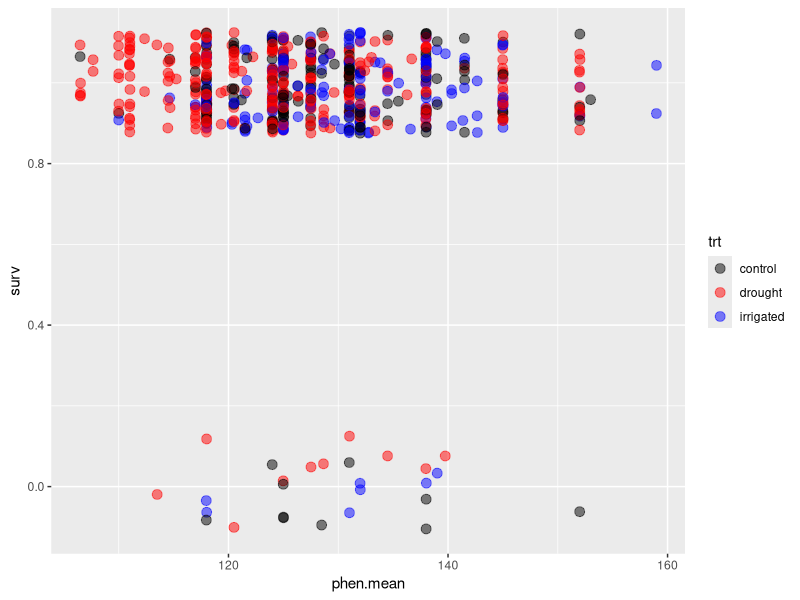
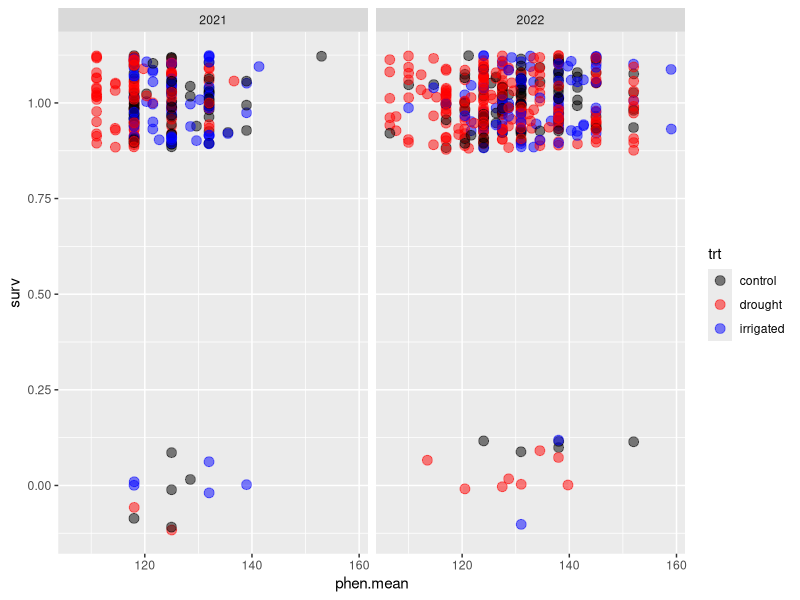
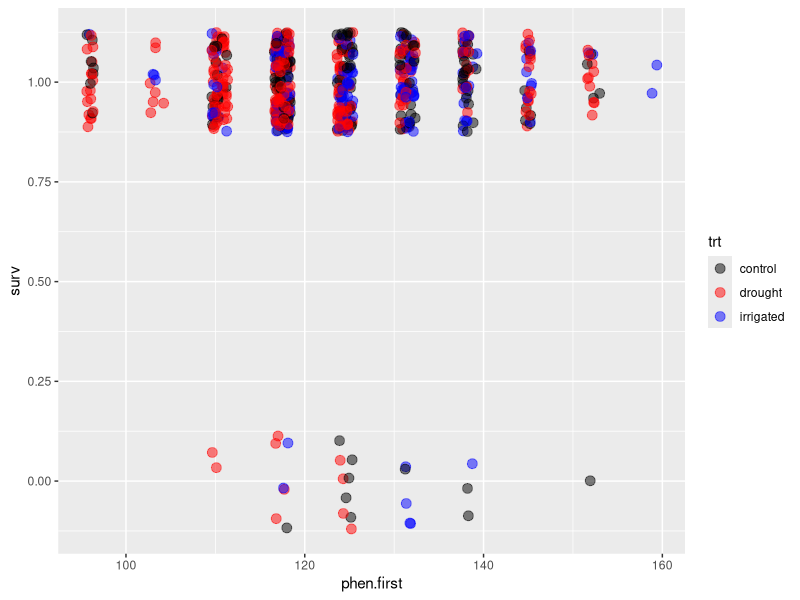
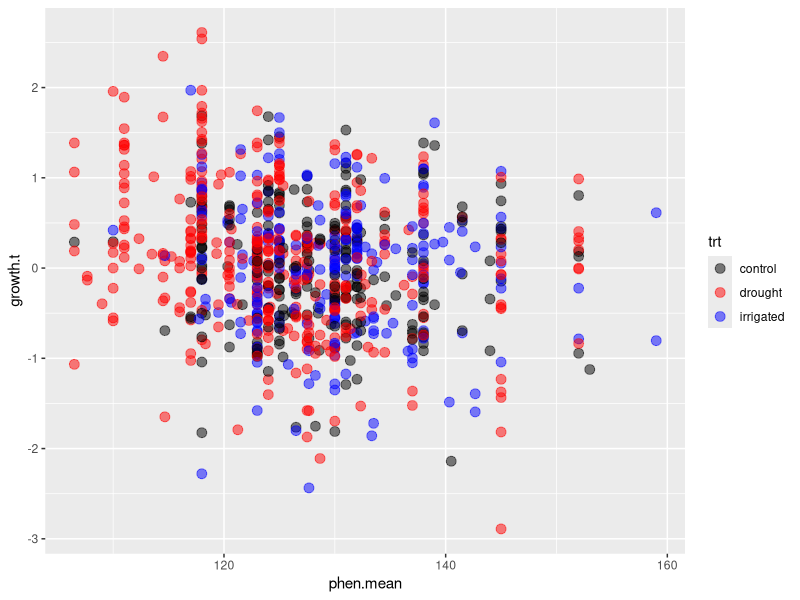
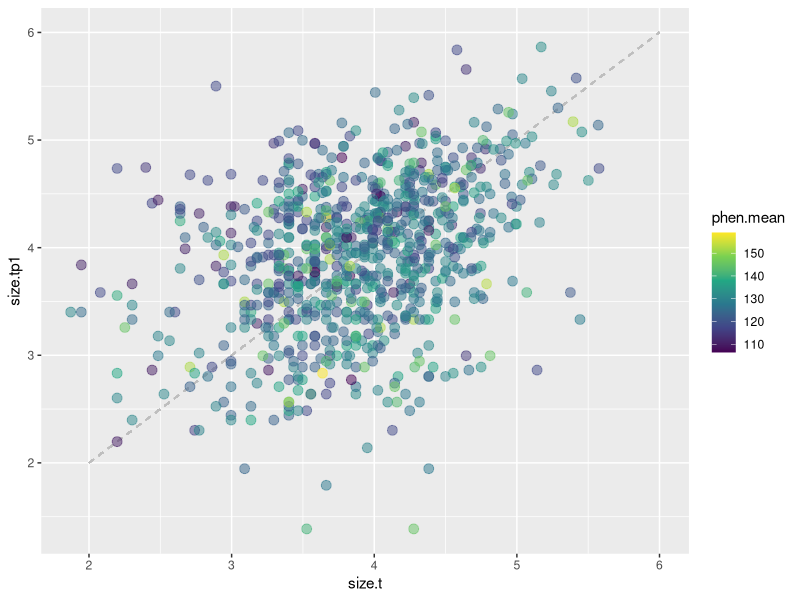
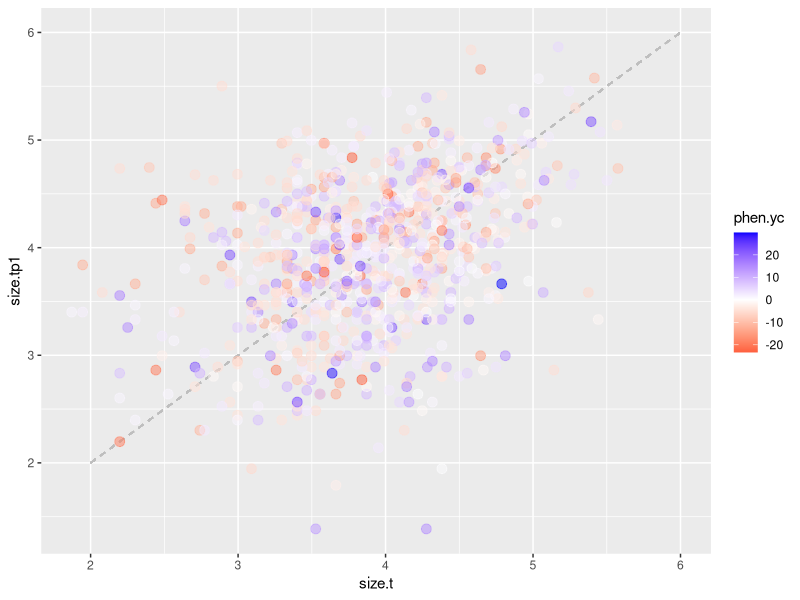
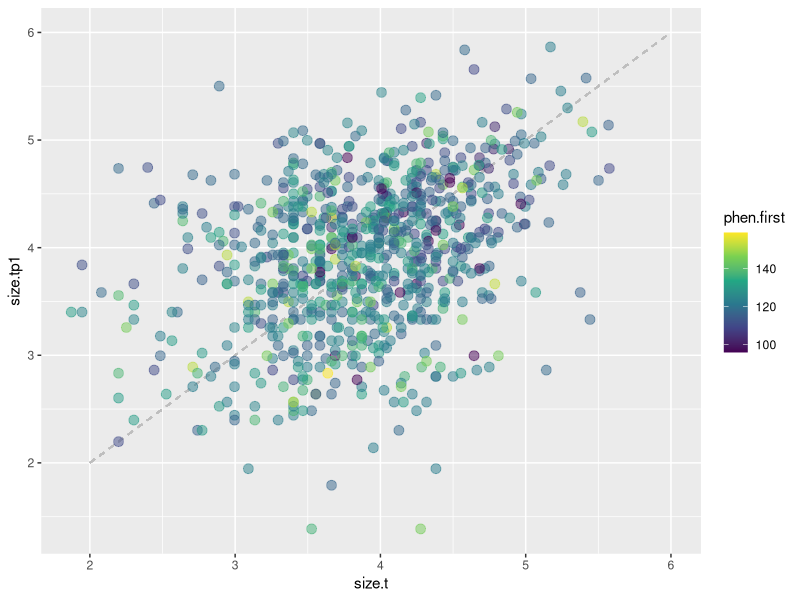
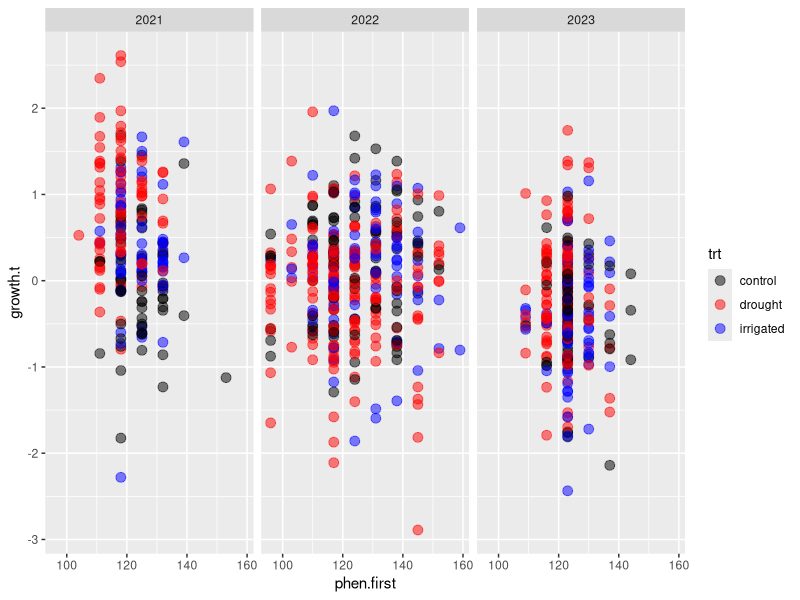

Write R code to recreate these figures, in order.
# Script testing for trade-offs in phenology
# - Effects on subsq year's survival
# - Effects on subsq year's growth
# - Effects on subsq year's flowering, seed set

# ---------------------------------------------
# Setup, data processing, etc.

library(ggplot2)
library(dplyr)
library(tidyr)
library(glmmTMB)

rm(list = ls())

# Read in data
all.data = read.csv('01_data_cleaning/out/demo_phen_seed_2016-2024_final.csv') %>%
  # Merge in treatment levels
  merge(read.csv('00_raw_data/plot_treatments.csv'), by.x = 'Plot', by.y = 'plot') %>%
  # We will only have records in 2021 or later
  filter(Year > 2020) %>%
  # Want only one record per plant
  distinct(plantid, Year, .keep_all = TRUE)

head(all.data)
nrow(all.data)

# Scrape out mean budding dates
phen = all.data %>%
  filter(in.phen) %>%
  separate_wider_delim(phen.julis, names = paste0('uu', 1:12), delim = ';', too_few = 'align_start') %>%
  pivot_longer(starts_with('uu'), names_to = 'umbel.number', values_to = 'phen.julian') %>%
  filter(!is.na(phen.julian)) %>%
  mutate(phen.julian = as.numeric(gsub('\\s', '', phen.julian))) %>%
  group_by(plantid, Year, No.leaves, Leaf.length, phen.umbels) %>%
  summarise(
    phen.mean = mean(phen.julian),
    # analysis of sd - probably will want bessel correction
    phen.sd = sd(phen.julian),
    # absolute first date of budding
    phen.first = min(phen.julian)
  ) %>%
  ungroup()

# Merge phen with next year's data
phen.subsq.demo = merge(
  # Phenology + demo in year t
  phen %>% 
    rename(No.umbels = phen.umbels) %>% 
    mutate(size = log(No.leaves * Leaf.length)) %>%
    select(-c(No.leaves, Leaf.length)),
  # Demo in year t+1
  all.data %>% 
    # Give me only demo records
    filter(in.demo) %>%
    select(Plot, plantid, year.tp1 = Year, No.leaves, Leaf.length, No.umbels, surv, trt) %>%
    mutate(year.t = year.tp1 - 1) %>%
    mutate(size = log(No.leaves * Leaf.length)) %>%
    select(-c(No.leaves, Leaf.length)),
  by.x = c('plantid', 'Year'), by.y = c('plantid', 'year.t'), suffixes = c('.t', '.tp1')
)

head(phen.subsq.demo)

# Get a data frame with growths only (looking for growth trade-offs)
phen.subsq.grow = phen.subsq.demo %>% 
  filter(surv, !is.na(size.t), !is.na(size.tp1)) %>%
  mutate(
    phen.mean.c = phen.mean - round(mean(phen.mean)),
    phen.first.c = phen.first - round(mean(phen.first))
  ) %>%
  group_by(Year = factor(Year)) %>%
  mutate(
    phen.mean.yc = phen.mean - round(mean(phen.mean)),
    phen.first.yc = phen.first - round(mean(phen.first))
  ) %>%
  ungroup()

# Getting rid of 2023-2024 (survival can't be safely estimated)
phen.subsq.surv = phen.subsq.demo %>% 
  filter(Year < 2023) %>%
  mutate(
    phen.mean.c = phen.mean - round(mean(phen.mean)),
    phen.first.c = phen.first - round(mean(phen.first))
  ) %>%
  group_by(Year) %>%
  mutate(
    phen.mean.yc = phen.mean - round(mean(phen.mean)),
    phen.first.yc = phen.first - round(mean(phen.first))
  ) %>%
  ungroup()
  
# ---------------------------------------------
# Do some visuals

# Flowering phenology against survival
phen.subsq.surv %>%
  mutate(surv = as.numeric(surv)) %>%
  ggplot(aes(x = phen.mean, y = surv)) +
  geom_point(
    aes(colour = trt),
    size = 3, position = position_jitter(height = .125), alpha = 0.5
  ) +
  scale_colour_manual(values = c('black', 'red', 'blue'))

phen.subsq.surv %>%
  mutate(surv = as.numeric(surv)) %>%
  ggplot(aes(x = phen.mean, y = surv)) +
  geom_point(
    aes(colour = trt),
    size = 3, position = position_jitter(height = .125), alpha = 0.5
  ) +
  scale_colour_manual(values = c('black', 'red', 'blue')) +
  facet_wrap(~ Year)

phen.subsq.surv %>%
  mutate(surv = as.numeric(surv)) %>%
  ggplot(aes(x = phen.first, y = surv)) +
  geom_point(
    aes(colour = trt),
    size = 3, position = position_jitter(height = .125), alpha = 0.5
  ) +
  scale_colour_manual(values = c('black', 'red', 'blue'))
# Also seems unlikely that anything will happen here.

# I don't think anything interesting will happen here

# Flowering phenology against growth
phen.subsq.grow %>%
  mutate(growth.t = size.tp1 - size.t) %>%
  ggplot(aes(x = phen.mean, y = growth.t)) +
  geom_point(aes(colour = trt), size = 3, alpha = 0.5) +
  scale_colour_manual(values = c('black', 'red', 'blue'))
# That definitely looks like it could be a negative relationship
# (may just be treatment effect, prior size effect, etc.)

phen.subsq.grow %>%
  ggplot(aes(x = size.t, y = size.tp1)) +
  geom_segment(aes(x = 2, xend = 6, y = 2, yend = 6), colour = 'gray', linetype = 2) +
  geom_point(aes(colour = phen.mean), size = 3, alpha = 0.5) +
  scale_colour_viridis_c()

# huh this actually is much closer to the 1-1 line than the typical growth kernel...

phen.subsq.grow %>%
  group_by(Year) %>%
  mutate(phen.yc = phen.mean - mean(phen.mean)) %>%
  ungroup() %>%
  ggplot(aes(x = size.t, y = size.tp1)) +
  geom_segment(aes(x = 2, xend = 6, y = 2, yend = 6), colour = 'gray', linetype = 2) +
  geom_point(aes(colour = phen.yc), size = 3, alpha = 0.5) +
  scale_colour_gradient2(low = 'red', high = 'blue', mid = 'white', midpoint = 0)
# ehh... there might be a slight association with earlier mean flowering

phen.subsq.grow %>%
  ggplot(aes(x = size.t, y = size.tp1)) +
  geom_segment(aes(x = 2, xend = 6, y = 2, yend = 6), colour = 'gray', linetype = 2) +
  geom_point(aes(colour = phen.first), size = 3, alpha = 0.5) +
  scale_colour_viridis_c()

phen.subsq.grow %>%
  mutate(growth.t = size.tp1 - size.t) %>%
  ggplot(aes(x = phen.first, y = growth.t)) +
  geom_point(aes(colour = trt), size = 3, alpha = 0.5) +
  scale_colour_manual(values = c('black', 'red', 'blue')) +
  facet_wrap(~ Year)
# ah this looks slightly different...
# there does look like there's a slight effect in 2021?
# but this could also just be a treatment effect.
# we will soon see...

# ---------------------------------------------
# Fit some models

### Survival models

s_0 = glmmTMB(
  surv ~ (1 | Plot),
  family = 'binomial',
  data = phen.subsq.surv
)

s_p = glmmTMB(
  surv ~ phen.mean.c + (1 | Plot),
  family = 'binomial',
  data = phen.subsq.surv
)

s_p2 = glmmTMB(
  surv ~ poly(phen.mean.c, 2) + (1 | Plot),
  family = 'binomial',
  data = phen.subsq.surv
)

s_py = glmmTMB(
  surv ~ phen.mean.yc + (1 | Plot),
  family = 'binomial',
  data = phen.subsq.surv
)

s_py2 = glmmTMB(
  surv ~ poly(phen.mean.yc, 2) + (1 | Plot),
  family = 'binomial',
  data = phen.subsq.surv
)

AIC(s_0, s_p, s_p2, s_py, s_py2) %>% mutate(daic = round(AIC - min(AIC), 2))
# Yep - no phen effects of mean bud date on survival

s_p = glmmTMB(
  surv ~ phen.first.c + (1 | Plot),
  family = 'binomial',
  data = phen.subsq.surv
)

s_p2 = glmmTMB(
  surv ~ poly(phen.first.c, 2) + (1 | Plot),
  family = 'binomial',
  data = phen.subsq.surv
)

s_py = glmmTMB(
  surv ~ phen.first.yc + (1 | Plot),
  family = 'binomial',
  data = phen.subsq.surv
)

s_py2 = glmmTMB(
  surv ~ poly(phen.first.yc, 2) + (1 | Plot),
  family = 'binomial',
  data = phen.subsq.surv
)

AIC(s_0, s_p, s_p2, s_py, s_py2) %>% mutate(daic = round(AIC - min(AIC), 2))
# same result when considering first bud date
# but very little AIC support...

### Growth

g_0a = glmmTMB(
  size.tp1 ~ size.t + Year + (1 | Plot / plantid),
  data = phen.subsq.grow
)

g_0b = glmmTMB(
  size.tp1 ~ size.t * Year + (1 | Plot / plantid),
  data = phen.subsq.grow
)

AIC(g_0a, g_0b)
# Okay - null model will have size-year interaction (different slopes for each year)

# Treatment effects if they are here
g_t = glmmTMB(
  size.tp1 ~ size.t * Year + trt + (1 | Plot / plantid),
  data = phen.subsq.grow
)

g_ty = glmmTMB(
  size.tp1 ~ size.t * Year + trt * Year + (1 | Plot / plantid),
  data = phen.subsq.grow
)

g_t.sy = glmmTMB(
  size.tp1 ~ size.t * Year + trt * size.t + (1 | Plot / plantid),
  data = phen.subsq.grow
)

AIC(g_t, g_ty, g_t.sy)
# Treatment-year effect pretty obvious
# (that AIC on the last one - yikes!)

summary(g_ty)
# Residual plot vs. phen
phen.subsq.grow %>%
  mutate(r = residuals(g_ty)) %>%
  pivot_longer(
    c(phen.mean.c, phen.first.c, phen.mean.yc, phen.first.yc),
    names_to = 'measure', values_to = 'date.c'
  ) %>%
  ggplot(aes(x = date.c, y = r, colour = trt)) +
  geom_point(size = 3, alpha = 0.5) +
  scale_colour_manual(values = c('black', 'red', 'blue')) +
  facet_wrap(~ measure)
# Seems unlikely... we'll see though
# Definitely not seeing any treatment effects though.

# Okay. Now look at phenology

g_m = glmmTMB(
  size.tp1 ~ size.t * Year + trt * Year + phen.mean.c + (1 | Plot / plantid),
  data = phen.subsq.grow
)

g_m2 = glmmTMB(
  size.tp1 ~ size.t * Year + trt * Year + poly(phen.mean.c, 2) + (1 | Plot / plantid),
  data = phen.subsq.grow
)

g_my = glmmTMB(
  size.tp1 ~ size.t * Year + trt * Year + phen.mean.yc + (1 | Plot / plantid),
  data = phen.subsq.grow
)

g_my2 = glmmTMB(
  size.tp1 ~ size.t * Year + trt * Year + poly(phen.mean.yc, 2) + (1 | Plot / plantid),
  data = phen.subsq.grow
)

AIC(g_ty, g_m, g_m2, g_my, g_my2) %>%
  mutate(daic = round(AIC - min(AIC), 2)) %>%
  arrange(daic)
# hmm...
# well at least there's no polynomial effect
# the year-centered means and overall means have the same effect.

# let's also try the first bud date just for comparison

g_f = glmmTMB(
  size.tp1 ~ size.t * Year + trt * Year + phen.first.c + (1 | Plot / plantid),
  data = phen.subsq.grow
)

g_f2 = glmmTMB(
  size.tp1 ~ size.t * Year + trt * Year + poly(phen.first.c, 2) + (1 | Plot / plantid),
  data = phen.subsq.grow
)

g_fy = glmmTMB(
  size.tp1 ~ size.t * Year + trt * Year + phen.first.yc + (1 | Plot / plantid),
  data = phen.subsq.grow
)

g_fy2 = glmmTMB(
  size.tp1 ~ size.t * Year + trt * Year + poly(phen.first.yc, 2) + (1 | Plot / plantid),
  data = phen.subsq.grow
)

AIC(g_ty, g_f, g_f2, g_fy, g_fy2) %>% mutate(daic = round(AIC - min(AIC), 2))
# performs just slightly worse

# Okay so there *is* a phen effect

summary(g_m)
# it is negative... but it is incredibly small lmao
# one day of later flying causes a decrease in growth of <.01

# Look at another residual plot
phen.subsq.grow %>%
  mutate(r = residuals(g_m)) %>%
  ggplot(aes(x = trt, y = r)) +
  geom_point(size = 3, position = position_jitter(width = 1/4))
# seems unlikely

# Does the phen effect vary by year?
g_my = glmmTMB(
  size.tp1 ~ size.t * Year + trt * Year + phen.mean.c * Year + (1 | Plot / plantid),
  data = phen.subsq.grow
)

g_mt = glmmTMB(
  size.tp1 ~ size.t * Year + trt * Year + phen.mean.c * trt + (1 | Plot / plantid),
  data = phen.subsq.grow
)

g_ms = glmmTMB(
  size.tp1 ~ size.t * Year + trt * Year + phen.mean.c * size.t + (1 | Plot / plantid),
  data = phen.subsq.grow
)

AIC(g_my, g_mt, g_ms, g_m)
# phew... these models suck

# Okay so there is a very small growth trade-off to budding later

# Some visuals here:


phen.grow.backbone = expand.grid(
  size.t = c(5:60)/10,
  Year = 2021:2023,
  trt = c('control', 'drought', 'irrigated'),
  phen.mean.c = c(-4:4) * 7
) 

phen.grow.backbone %>%
  filter(phen.mean.c %in% c(-28, 28)) %>%
  mutate(
    pg = predict(g_m, type = 'response', newdata = ., re.form = ~ 0, allow.new.levels = TRUE),
    Year = factor(Year)
  ) %>%
  ggplot(aes(x = size.t, y = pg, colour = trt, linetype = Year)) +
  annotate('segment', x = .5, xend = 6, y = .5, yend = 6, linetype = 5, colour = 'gray') +
  geom_line() +
  scale_colour_manual(values = c('black', 'red', 'blue')) +
  facet_wrap(~ phen.mean.c)
# Hmm okay yeah that makes some sense

phen.grow.backbone %>%
  mutate(
    pg = predict(g_m, type = 'response', newdata = ., re.form = ~ 0, allow.new.levels = TRUE),
    Year = factor(Year)
  ) %>%
  ggplot(aes(x = size.t, y = pg, colour = phen.mean.c, group = phen.mean.c)) +
  annotate('segment', x = .5, xend = 6, y = .5, yend = 6, linetype = 5, colour = 'gray') +
  geom_point(
    data = phen.subsq.grow,
    aes(y = size.tp1, fill = phen.mean.c), shape = 21, size = 2, colour = 'black'
  ) +
  geom_line(linewidth = 1.2) +
  scale_colour_gradient2(
    low = 'magenta', high = 'yellow', mid = 'black', midpoint = 0,
    'mean bud date', breaks = (-2:2) * 14
  ) +
  scale_fill_gradient2(
    low = 'magenta', high = 'yellow', mid = 'black', midpoint = 0,
    'mean bud date', breaks = (-2:2) * 14
  ) +
  guides(fill = 'none') +
  labs(x = 'Size in year t', y = 'Size in year t+1') +
  facet_wrap(~ paste(trt, Year)) +
  theme(
    panel.background = element_blank(),
    legend.position = 'top'
  )
# Good


### AOV-style partitioning of variance in bud date?
# note - only four years... lots of uncertainty in that year-variance estimate...

phen.plot = phen %>% 
  mutate(tagplot = gsub('\\.[0-9]{1,2}[A-Z]', '', plantid)) %>%
  separate(tagplot, into = c('tag', 'plot'), sep = '_') %>%
  merge(read.csv('00_raw_data/plot_treatments.csv'))

v_0 = glmmTMB(
  phen.mean ~ trt + (1 | plot) + (1 | Year),
  data = phen.plot
)

summary(v_0)

v_i = glmmTMB(
  phen.mean ~ trt + (1 | plot / plantid) + (1 | Year),
  data = phen.plot
)

AIC(v_i, v_0)
# I mean... yeah. to be expected

# Breakdown of variance
summary(v_i)
# variance (within a plant) cut down by ~25%
